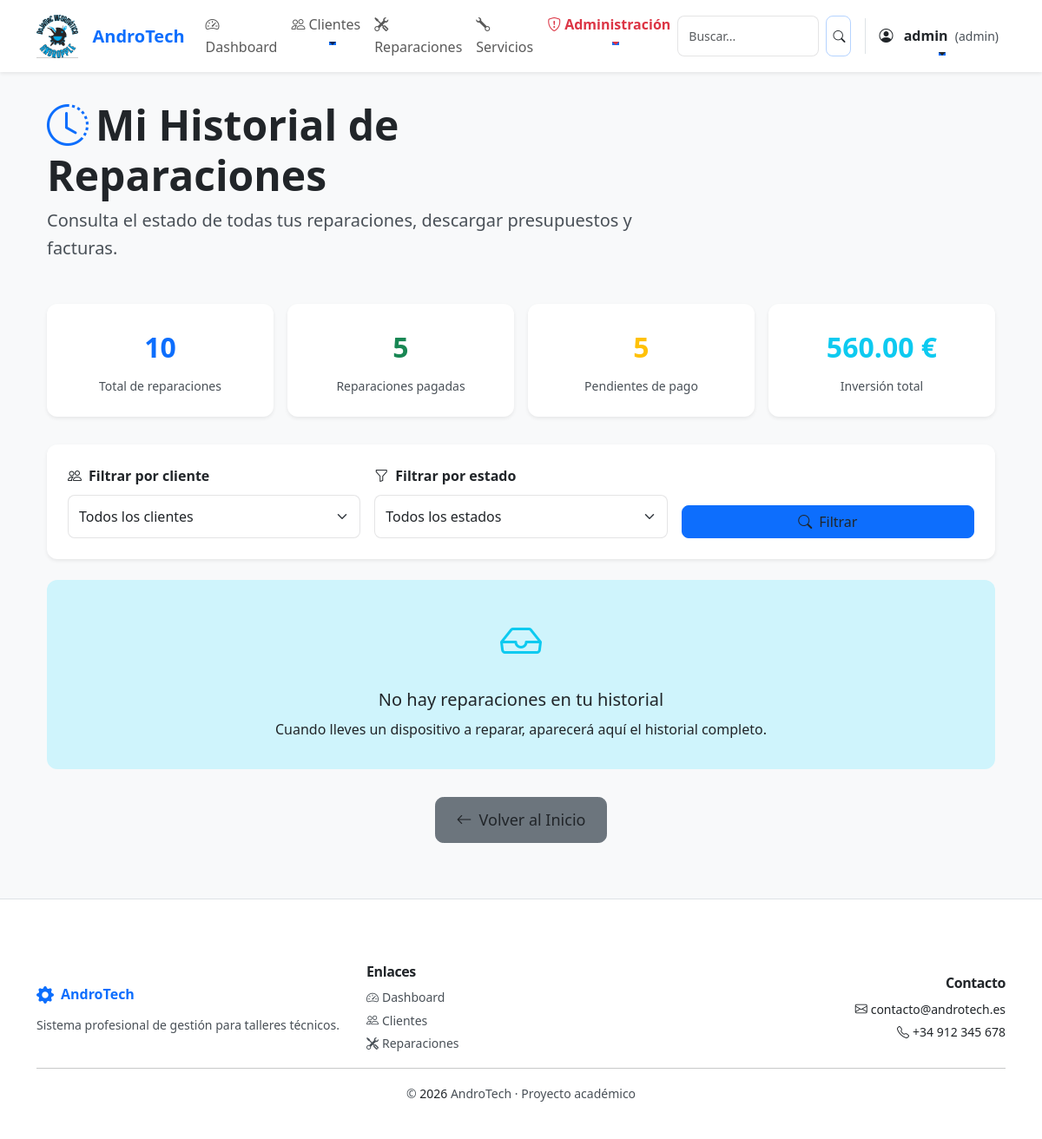
Page /cliente/historial?cliente_id=10001 (signed in) on the earlier database version.
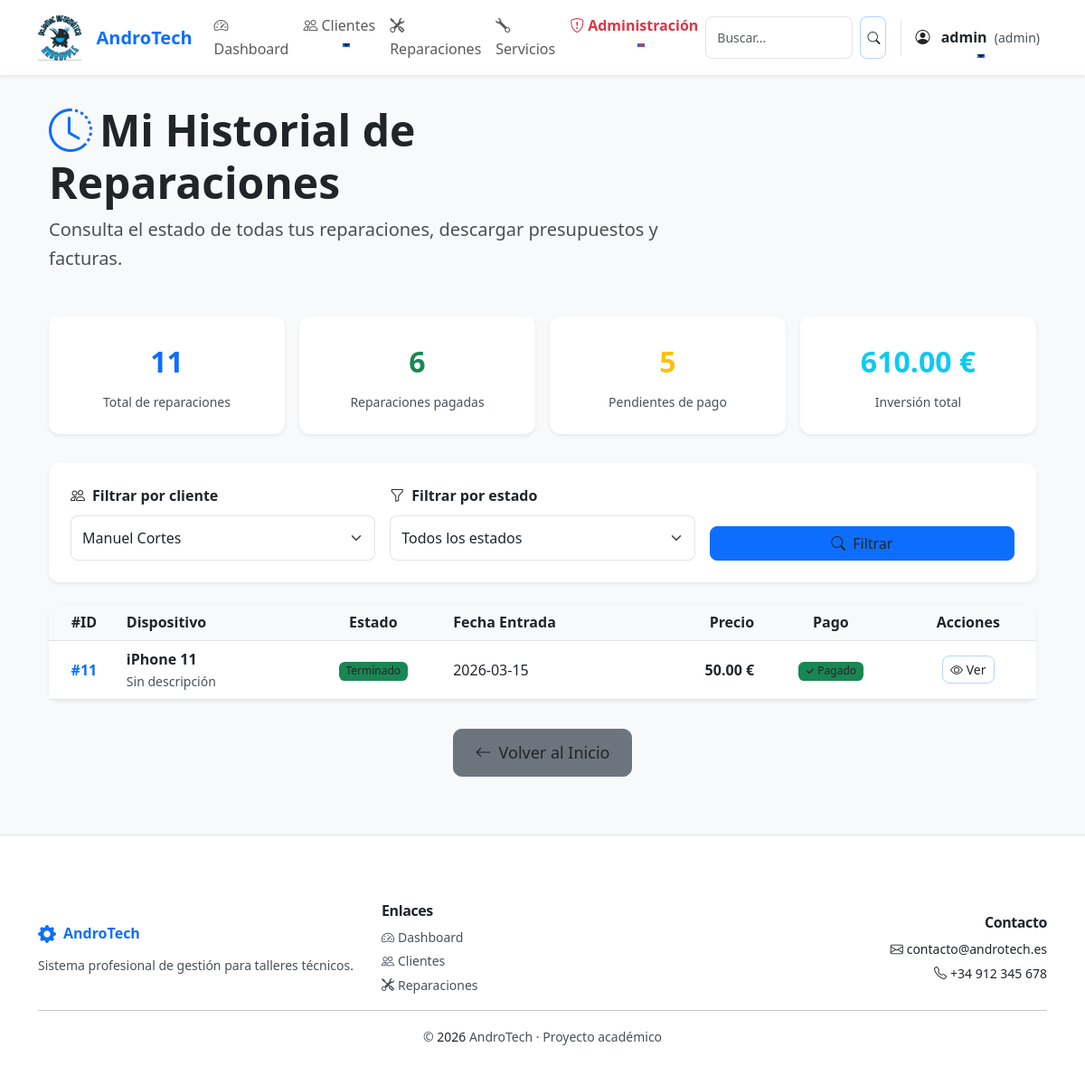
Same page on the later database version.
### tables this page shows
CREATE TABLE reparaciones (
    id INTEGER PRIMARY KEY AUTOINCREMENT,
    cliente_id INTEGER,
    dispositivo TEXT NOT NULL,
    descripcion TEXT,
    estado TEXT DEFAULT 'Pendiente',
    fecha_entrada TEXT,
    fecha_salida TEXT,
    precio REAL,
    tipo_documento TEXT DEFAULT 'presupuesto',
    estado_pago TEXT DEFAULT 'Pendiente',
    fecha_pago TEXT,
    metodo_pago TEXT,
    FOREIGN KEY (cliente_id) REFERENCES clientes(id)
);

### app.py (the view)
@app.route("/cliente/historial")
@role_required('admin')
def historial_cliente():
    conn = get_db()
    total_reparaciones = conn.execute("SELECT COUNT(*) FROM reparaciones").fetchone()[0]
    pagadas = conn.execute("SELECT COUNT(*) FROM reparaciones WHERE estado_pago = 'Pagado'").fetchone()[0]
    pendientes = conn.execute("SELECT COUNT(*) FROM reparaciones WHERE estado_pago != 'Pagado'").fetchone()[0]
    total_invertido = conn.execute("SELECT IFNULL(SUM(precio), 0) FROM reparaciones WHERE precio IS NOT NULL").fetchone()[0]
    promedio_precio = conn.execute("SELECT IFNULL(AVG(precio), 0) FROM reparaciones WHERE precio IS NOT NULL").fetchone()[0]
    total_completadas = conn.execute("SELECT COUNT(*) FROM reparaciones WHERE estado = 'Terminado' OR estado = 'Entregado'").fetchone()[0]
    estado_filtro = request.args.get('estado', '').strip()
    cliente_filtro = request.args.get('cliente_id', '').strip()
    try:
        page = int(request.args.get('page', 1))
        if page < 1:
            page = 1
    except ValueError:
        page = 1
    per_page = 10
    offset = (page - 1) * per_page
    base_sql = "SELECT reparaciones.*, clientes.nombre AS cliente FROM reparaciones LEFT JOIN clientes ON clientes.id = reparaciones.cliente_id"
    where = []
    params = []
    if estado_filtro:
        where.append("reparaciones.estado = ?")
        params.append(estado_filtro)
    if cliente_filtro:
        where.append("reparaciones.cliente_id = ?")
        params.append(cliente_filtro)
    where_clause = (" WHERE " + " AND ".join(where)) if where else ""
    total_count = conn.execute("SELECT COUNT(*) FROM reparaciones" + where_clause, params).fetchone()[0]
    total_pages = (total_count + per_page - 1) // per_page if total_count > 0 else 1
    reparaciones_rows = conn.execute(base_sql + where_clause + " ORDER BY reparaciones.id DESC LIMIT ? OFFSET ?", params + [per_page, offset]).fetchall()
    reparaciones = [dict(r) for r in reparaciones_rows]
    reparaciones_enriquecidas = []
    for r in reparaciones:
        ultima_actualizacion = conn.execute(
            "SELECT fecha_cambio FROM reparaciones_historial WHERE reparacion_id = ? ORDER BY fecha_cambio DESC LIMIT 1",
            (r['id'],)
        ).fetchone()
        r['ultima_actualizacion'] = ultima_actualizacion['fecha_cambio'] if ultima_actualizacion else None
        reparaciones_enriquecidas.append(r)
    estados = conn.execute("SELECT DISTINCT estado FROM reparaciones ORDER BY estado").fetchall()
    clientes = conn.execute("SELECT id, nombre FROM clientes ORDER BY nombre").fetchall()
    conn.close()
    stats = {
        'total_reparaciones': total_reparaciones,
        'pagadas': pagadas,
        'pendientes': pendientes,
        'total_invertido': total_invertido or 0,
        'promedio_precio': promedio_precio or 0,
        'total_completadas': total_completadas,
    }
    return render_template('historial_cliente.html', reparaciones=reparaciones_enriquecidas, stats=stats, estados=estados, clientes=clientes, estado_filtro=estado_filtro, cliente_filtro=cliente_filtro, page=page, total_pages=total_pages)

### app.py (called while the page is built)
@app.before_request
def make_session_permanent():
    session.permanent = True

@app.before_request
def ensure_csrf_token():
    if 'csrf_token' not in session:
        session['csrf_token'] = secrets.token_urlsafe(16)

@app.context_processor
def inject_csrf_token():
    return dict(csrf_token=session.get('csrf_token'))

### auth.py (called while the page is built)
def login_required(f):
    @wraps(f)
    def decorated_function(*args, **kwargs):
        if 'usuario' not in session:
            flash('Debes iniciar sesión para acceder a esta página.', 'danger')
            return redirect(url_for('login'))
        return f(*args, **kwargs)
    return decorated_function

def role_required(rol_requerido):
    def decorator(f):
        @wraps(f)
        @login_required
        def decorated_function(*args, **kwargs):
            if session.get('rol') != rol_requerido:
                flash('No tienes permisos para acceder a esta página.', 'danger')
                return redirect(url_for('index'))
            return f(*args, **kwargs)
        return decorated_function
    return decorator

### db.py (called while the page is built)
def get_db():
    conn = sqlite3.connect("database/andro_tech.db")
    conn.row_factory = sqlite3.Row
    return conn

### templates/historial_cliente.html (shortened to what the changed rows need)
{% extends "base.html" %}
{% block content %}
<div class="container py-5">
    <div class="row mb-5">
        <div class="col-lg-8">
            <h1 class="display-5 fw-bold mb-2">
                <i class="bi bi-clock-history text-primary me-2"></i>Mi Historial de Reparaciones
            </h1>
        </div>
    </div>
    <div class="row g-3 mb-5">
        <div class="col-md-4 col-lg-3">
            <div class="card shadow-sm border-0 h-100">
                <div class="card-body text-center">
                    <div class="fs-2 text-primary fw-bold mb-2">{{ stats.total_reparaciones }}</div>
                    <p class="card-text text-muted small mb-0">Total de reparaciones</p>
                </div>
            </div>
        </div>
        <div class="col-md-4 col-lg-3">
            <div class="card shadow-sm border-0 h-100">
                <div class="card-body text-center">
                    <div class="fs-2 text-success fw-bold mb-2">{{ stats.pagadas }}</div>
                    <p class="card-text text-muted small mb-0">Reparaciones pagadas</p>
                </div>
            </div>
        </div>
        <div class="col-md-4 col-lg-3">
            <div class="card shadow-sm border-0 h-100">
                <div class="card-body text-center">
                    <div class="fs-2 text-info fw-bold mb-2">{{ "%.2f"|format(stats.total_invertido) }} €</div>
                    <p class="card-text text-muted small mb-0">Inversión total</p>
                </div>
            </div>
        </div>
    </div>
    <div class="card shadow-sm mb-4 border-0">
        <div class="card-body">
            <form method="GET" class="row g-3 align-items-end">
                <div class="col-md-4">
                    <label for="cliente_id" class="form-label fw-semibold">
                        <i class="bi bi-people me-2"></i>Filtrar por cliente
                    </label>
                    <select id="cliente_id" name="cliente_id" class="form-select">
                        <option value="">Todos los clientes</option>
                        {% for c in clientes %}
                            <option value="{{ c.id }}" {% if c.id|string == cliente_filtro %}selected{% endif %}>{{ c.nombre }}</option>
                        {% endfor %}
                    </select>
                </div>
            </form>
        </div>
    </div>
    {% if not reparaciones %}
    <div class="alert alert-info text-center py-5" role="alert">
        <div class="mb-3">
            <i class="bi bi-inbox" style="font-size: 3rem; color: #0dcaf0;"></i>
        </div>
        <h5 class="alert-heading">No hay reparaciones en tu historial</h5>
        <p class="mb-0">Cuando lleves un dispositivo a reparar, aparecerá aquí el historial completo.</p>
    </div>
    {% else %}
    <div class="card shadow-sm border-0 mb-4">
        <div class="table-responsive">
            <table class="table table-hover mb-0">
                <thead class="table-light">
                    <tr>
                        <th class="text-center">#ID</th>
                        <th>Dispositivo</th>
                        <th class="text-center">Estado</th>
                        <th>Fecha Entrada</th>
                        <th class="text-end">Precio</th>
                        <th class="text-center">Pago</th>
                        <th class="text-center">Acciones</th>
                    </tr>
                </thead>
                <tbody>
                    {% for rep in reparaciones %}
                    <tr class="align-middle">
                        <td class="text-center fw-semibold text-primary">#{{ rep.id }}</td>
                        <td>
                            <div class="fw-semibold">{{ rep.dispositivo }}</div>
                            <small class="text-muted">{{ rep.descripcion[:50] if rep.descripcion else 'Sin descripción' }}</small>
                        </td>
                        <td class="text-center">
                            <span class="badge
                                {% if rep.estado == 'Entregado' %}bg-success
                                {% elif rep.estado == 'Terminado' %}bg-success
                                {% elif rep.estado == 'En proceso' %}bg-primary
                                {% elif rep.estado == 'Pendiente' %}bg-warning text-dark
                                {% else %}bg-secondary{% endif %}
                            ">
                                {{ rep.estado }}
                            </span>
                        </td>
                        <td>
                            {{ rep.fecha_entrada }}
                        </td>
                        <td class="text-end fw-semibold">
                            {% if rep.precio %}
                                {{ "%.2f"|format(rep.precio) }} €
                            {% else %}
                                <span class="text-muted">Pendiente</span>
                            {% endif %}
                        </td>
                        <td class="text-center">
                            {% if rep.estado_pago == 'Pagado' %}
                                <span class="badge bg-success">✓ Pagado</span>
                            {% else %}
                                <span class="badge bg-warning text-dark">⏳ Pendiente</span>
                            {% endif %}
                        </td>
                        <td class="text-center">
                            <button type="button"
                                    class="btn btn-sm btn-outline-primary"
                                    data-bs-toggle="modal"
                                    data-bs-target="#detallesModal{{ rep.id }}">
                                <i class="bi bi-eye"></i> Ver
                            </button>
                        </td>
                    </tr>
                    {% endfor %}
                </tbody>
            </table>
        </div>
    </div>
    {% endif %}
</div>
{% endblock %}

Differences in the rows shown:
added reparaciones: id "11", dispositivo "iPhone 11", descripcion "Sin descripción", estado "Terminado", fecha_entrada "2026-03-15", precio "50.00", estado_pago "✓ Pagado"
Other differences:
{{ stats.total_reparaciones }}: "10" → "11"
{{ stats.pagadas }}: "5" → "6"
{{ "%.2f"|format(stats.total_invertido) }}: "560.00" → "610.00"
form field cliente_id: "Todos los clientes" → "Manuel Cortes"
text no longer shown: "No hay reparaciones en tu historial Cuando lleves un dispositivo a reparar, aparecerá aquí el historial completo."
text now shown: "#ID Dispositivo Estado Fecha Entrada Precio Pago Acciones"
